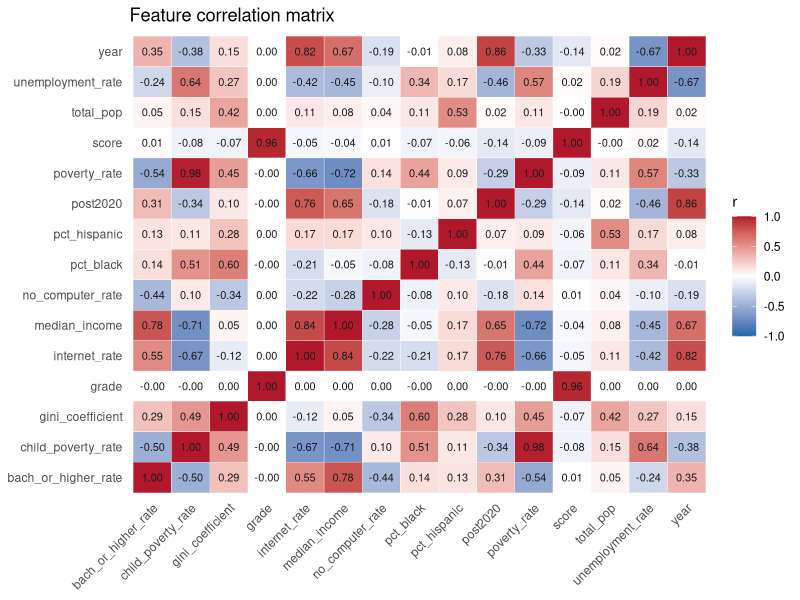

The R script that drew this image:
# -----------------------------
# EDA — feature correlation matrix
# Run data.R first to build final_dataset.csv
# Run data.R first to build dataset.csv
# -----------------------------
library(dplyr)
library(tidyr)
library(ggplot2)

if (!file.exists("dataset.csv")) {
  stop("dataset.csv not found. Run data.R first.", call. = FALSE)
}

df <- read.csv("dataset.csv", stringsAsFactors = FALSE, check.names = FALSE)

feat <- df %>%
  select(where(is.numeric))

if (ncol(feat) < 2) {
  stop("Need at least 2 numeric columns for a correlation matrix.", call. = FALSE)
}

corr <- cor(feat, use = "pairwise.complete.obs")

cat("Feature correlation matrix (Pearson):\n\n")
print(round(corr, 3))

corr_long <- as.data.frame(corr) %>%
  mutate(var1 = rownames(corr)) %>%
  pivot_longer(-var1, names_to = "var2", values_to = "r") %>%
  mutate(label = sprintf("%.2f", r))

p <- ggplot(corr_long, aes(x = var1, y = var2, fill = r)) +
  geom_tile(color = "white") +
  geom_text(aes(label = label), size = 2.8, color = "gray10") +
  scale_fill_gradient2(
    limits = c(-1, 1),
    low = "#2166AC",
    mid = "white",
    high = "#B2182B",
    midpoint = 0,
    name = "r"
  ) +
  labs(
    title = "Feature correlation matrix",
    x = NULL,
    y = NULL
  ) +
  theme_minimal(base_size = 11) +
  theme(
    panel.grid = element_blank(),
    axis.text.x = element_text(angle = 45, hjust = 1)
  )

ggsave("eda_corr_heatmap.png", p, width = 7, height = 6, dpi = 150)
cat("\nSaved eda_corr_heatmap.png\n")
